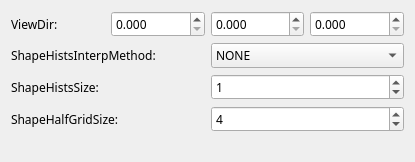
             <widget class="QWidget" name="scrollAreaWidgetContents">
              <property name="geometry">
               <rect>
                <x>0</x>
                <y>0</y>
                <width>415</width>
                <height>162</height>
               </rect>
              </property>
              <layout class="QVBoxLayout" name="verticalLayout_5">
               <item>
                <layout class="QHBoxLayout" name="horizontalLayout_5">
                 <item>
                  <widget class="QLabel" name="label_4">
                   <property name="font">
                    <font>
                     <family>微软雅黑</family>
                    </font>
                   </property>
                   <property name="text">
                    <string>ViewDir: </string>
                   </property>
                  </widget>
                 </item>
                 <item>
                  <widget class="QDoubleSpinBox" name="dspin_vx1">
                   <property name="font">
                    <font>
                     <family>微软雅黑</family>
                    </font>
                   </property>
                   <property name="decimals">
                    <number>3</number>
                   </property>
                   <property name="maximum">
                    <double>99999.000000000000000</double>
                   </property>
                  </widget>
                 </item>
                 <item>
                  <widget class="QDoubleSpinBox" name="dspin_vy1">
                   <property name="font">
                    <font>
                     <family>微软雅黑</family>
                    </font>
                   </property>
                   <property name="decimals">
                    <number>3</number>
                   </property>
                   <property name="maximum">
                    <double>99999.000000000000000</double>
                   </property>
                  </widget>
                 </item>
                 <item>
                  <widget class="QDoubleSpinBox" name="dspin_vz1">
                   <property name="font">
                    <font>
                     <family>微软雅黑</family>
                    </font>
                   </property>
                   <property name="decimals">
                    <number>3</number>
                   </property>
                   <property name="maximum">
                    <double>99999.000000000000000</double>
                   </property>
                  </widget>
                 </item>
                </layout>
               </item>
               <item>
                <layout class="QHBoxLayout" name="horizontalLayout_6">
                 <item>
                  <widget class="QLabel" name="label_5">
                   <property name="font">
                    <font>
                     <family>微软雅黑</family>
                    </font>
                   </property>
                   <property name="text">
                    <string>ShapeHistsInterpMethod:</string>
                   </property>
                  </widget>
                 </item>
                 <item>
                  <widget class="QComboBox" name="cbox_interp1">
                   <property name="font">
                    <font>
                     <family>微软雅黑</family>
                    </font>
                   </property>
                   <item>
                    <property name="text">
                     <string>NONE</string>
                    </property>
                   </item>
                   <item>
                    <property name="text">
                     <string>TRILINEAR</string>
                    </property>
                   </item>
                   <item>
                    <property name="text">
                     <string>QUADRILINEAR</string>
                    </property>
                   </item>
                  </widget>
                 </item>
                </layout>
               </item>
               <item>
                <layout class="QHBoxLayout" name="horizontalLayout_7">
                 <item>
                  <widget class="QLabel" name="label_6">
                   <property name="font">
                    <font>
                     <family>微软雅黑</family>
                    </font>
                   </property>
                   <property name="text">
                    <string>ShapeHistsSize: </string>
                   </property>
                  </widget>
                 </item>
                 <item>
                  <widget class="QSpinBox" name="spin_shs1">
                   <property name="font">
                    <font>
                     <family>微软雅黑</family>
                    </font>
                   </property>
                   <property name="maximum">
                    <number>99999</number>
                   </property>
                   <property name="value">
                    <number>1</number>
                   </property>
                  </widget>
                 </item>
                </layout>
               </item>
               <item>
                <layout class="QHBoxLayout" name="horizontalLayout_8">
                 <item>
                  <widget class="QLabel" name="label_7">
                   <property name="font">
                    <font>
                     <family>微软雅黑</family>
                    </font>
                   </property>
                   <property name="text">
                    <string>ShapeHalfGridSize: </string>
                   </property>
                  </widget>
                 </item>
                 <item>
                  <widget class="QSpinBox" name="spin_shgs1">
                   <property name="font">
                    <font>
                     <family>微软雅黑</family>
                    </font>
                   </property>
                   <property name="maximum">
                    <number>99999</number>
                   </property>
                   <property name="value">
                    <number>4</number>
                   </property>
                  </widget>
                 </item>
                </layout>
               </item>
               <item>
                <spacer name="verticalSpacer_2">
                 <property name="orientation">
                  <enum>Qt::Vertical</enum>
                 </property>
                 <property name="sizeHint" stdset="0">
                  <size>
                   <width>20</width>
                   <height>69</height>
                  </size>
                 </property>
                </spacer>
               </item>
              </layout>
             </widget>
